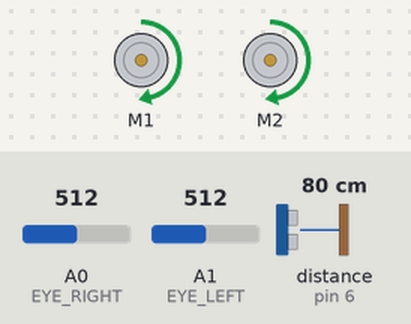
Bench run of a sketch on a simulated Arduino Uno, built with avr-gcc and run on an emulated ATmega328P. Shown: 2 × DC motor (green arrow = forward, orange = backward, longer = faster). The test bench sets the inputs (shaded band); at power-on: distance to the obstacle (sensor on pin 6) 80 cm, A0 (EYE_RIGHT) = 512, A1 (EYE_LEFT) = 512. The echo pulse lasts 58.3 µs per cm.

Above: at 2.7 s.
2.8 s: distance to the obstacle (sensor on pin 6) set to 22 cm
4.3 s: distance to the obstacle (sensor on pin 6) set to 19 cm
At 4.48 s:
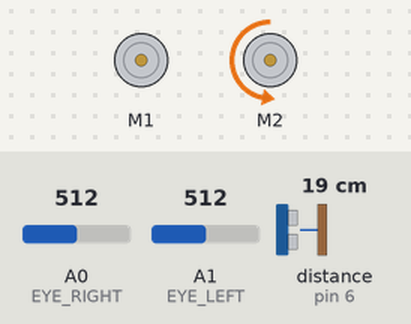
7.3 s: distance to the obstacle (sensor on pin 6) set to 35 cm
8.8 s: A0 (EYE_RIGHT) set to 716
At 9.7 s:
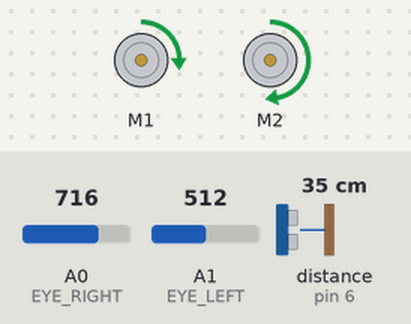
10.3 s: A1 (EYE_LEFT) set to 900
At 11.5 s:
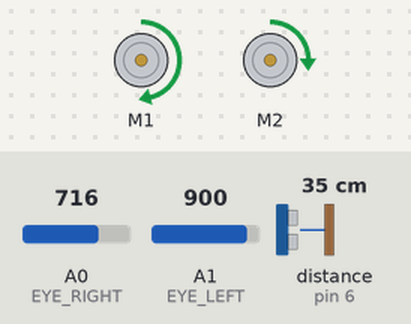
11.8 s: A1 (EYE_LEFT) set to 716
At 12.7 s:
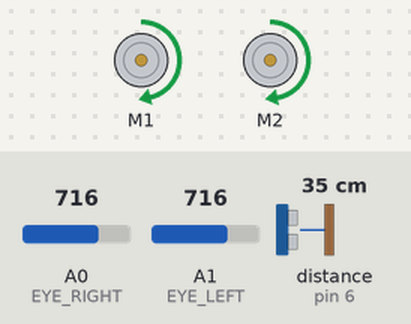
Timing chart, 0 to 14.3 s (numbered marks = the images above; inputs shaded):
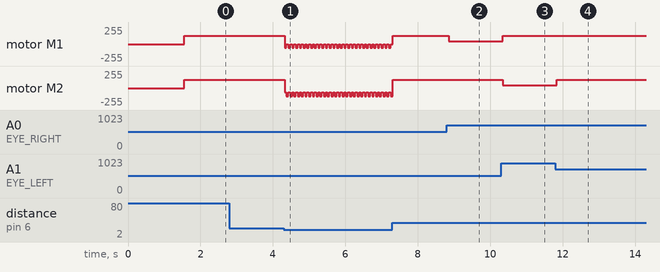

The sketch:

robotFollowLightAboidObstacle.ino
```cpp
//#define DEBUG
#include <DualMC33926MotorShield.h>
#include <NewPing.h>
#define TRIGGER_PIN  11  // Arduino pin tied to trigger pin on the ultrasonic sensor.
#define ECHO_PIN     6  // Arduino pin tied to echo pin on the ultrasonic sensor.
#define MAX_DISTANCE 50 // Maximum distance we want to ping for (in centimeters). Maximum sensor distance is rated at 400-500cm.
#define EYE_RIGHT A0
#define EYE_LEFT A1


DualMC33926MotorShield robot;
NewPing sonar(TRIGGER_PIN, ECHO_PIN, MAX_DISTANCE); // NewPing setup of pins and maximum distance.

void setup()
{
  robot.init();
  #ifdef DEBUG
    Serial.begin(9600);
  #endif
  delay(1500);
}

void loop()
{
 delay(50);
 unsigned int distancia = sonar.ping_cm();
 #ifdef DEBUG
   Serial.println(distancia);
 #endif
 if (distancia > 20 || distancia == 0)// Si la distancia es mayor de 50 cm, sonar.ping() devuelve 0
  {
    light();
  }
 else
  {
    robot.setSpeeds(-90,-100);
    delay(50);
    robot.setSpeeds(0,-200);
  }
}

void light()
{
  int light_right = analogRead(EYE_RIGHT);
  int light_left = analogRead(EYE_LEFT);
  int difference = light_right-light_left;

  if (light_left > light_right) { robot.setSpeeds(195,65);}
  else if (light_left < light_right) { robot.setSpeeds(63,200);}
  else { robot.setSpeeds(195,200);}
}
```

Measured:
- the behaviour switches between 21 and 20 cm on distance to the obstacle (sensor on pin 6) (found by bisection; images 0 and 1)
- after the input at 2.8 s, every drawn part: stays the same
- after the input at 4.3 s, motor M1: alternates backward 57/255 for 0.05 s and stopped for 0.05 s, starting at once; motor M2: alternates backward 127/255 for 0.05 s and backward 63/255 for 0.05 s, starting at once
- after the input at 8.8 s, motor M1: forward 124/255 → forward 40/255 after 0.05 s
- after the input at 10.3 s, motor M1: forward 40/255 → forward 124/255 at once; motor M2: forward 127/255 → forward 41/255 at once
- after the input at 11.8 s, motor M2: forward 41/255 → forward 127/255 at once
